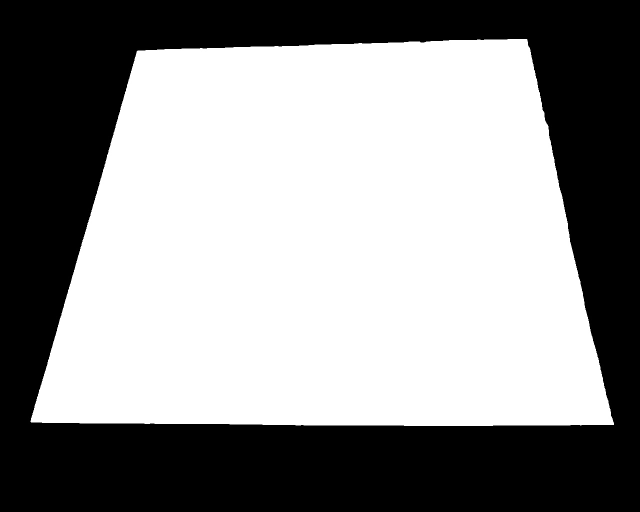
#> input picture tesis/test/01no_fondo.jpg, 1280 x 1024 px, given in place of mt2.jpg, which was not available (shown at 1/2 size)
$ python toma_muestras.py   (older library calls are emulated)
#> lines starting #> are read from the running program, lines starting #| are printed output that depends on the picture; after the words box and inside, x2 and y2 are one past the last pixel; in counts of white or black regions, pixels touching at a corner belong together; pictures that were not available may be replaced by others from this repository, and a replacement may not be noted
# LIBRERIAS
import numpy as np
import cv2
from time import sleep
import picamera
#FUNCIONES PROPIAS
def correccion_luz(img,cl=2.5,lgs=(8,8)) :
    clahe=cv2.createCLAHE(clipLimit=cl,tileGridSize=lgs)
    Ime=cv2.equalizeHist(img)
    Imc=clahe.apply(Ime)
    ker=np.matrix([[0,-1,0],[-1,5,-1],[0,-1,0]])
    Imc=cv2.filter2D(Imc,-1,ker)
    return Imc;
def define_tablero(gray):
    gray=cv2.GaussianBlur(gray,(5,5),0)
    _, bin=cv2.threshold(gray,0,255,cv2.THRESH_BINARY+cv2.THRESH_OTSU)
    M=np.amax(bin)
    bin=cv2.dilate(bin,None)
    bin=M-bin
    bin=cv2.dilate(bin,None)
    bin=cv2.dilate(bin,None)
    bin=cv2.dilate(bin,None)
    bin=cv2.erode(bin,None)
    M=np.amax(bin)
    bin1=M-bin
    return bin1;
def no_fondo(bin1):
    bin,contours,hier=cv2.findContours(bin1.copy(),cv2.RETR_LIST,cv2.CHAIN_APPROX_SIMPLE)
    mask=np.ones(Im.shape[:2],dtype='uint8')*255
    for c in contours:
        if no_vaa(c,300000):
            cv2.drawContours(mask,[c],-1,0,-1)
    Mask=np.amax(mask)- mask
    return Mask
def no_area(bin1,area):
    bin1=np.uint8(bin1)
    bin,contours,hier=cv2.findContours(bin1.copy(),cv2.RETR_LIST,cv2.CHAIN_APPROX_SIMPLE)
    mask=np.ones(bin1.shape[:2],dtype='uint8')*255
    for c in contours:
        if no_vaa(c,area):
            cv2.drawContours(mask,[c],-1,0,-1)
    Mask=np.amax(mask)- mask
    return Mask
def no_va(c):
    ar=cv2.arcLength(c,True)
    app=cv2.approxPolyDP(c,0.02*ar,True)
    return not len(app)==4;

def no_vaa(c,area):
    ar=cv2.contourArea(c)
    chk=(ar<area)
    return not chk;
def blob_coor(bin1):
    bin1=np.uint8(bin1)
    bin,contours,hier=cv2.findContours(bin1,cv2.RETR_LIST,cv2.CHAIN_APPROX_SIMPLE)
    coor=[]
    ra=range(len(contours))
    for i in ra:
        rc=cv2.minAreaRect(contours[i])
        box=cv2.boxPoints(rc)
        pt=getCenter(box)
        coor.append(pt)
    while len(coor)<4:
        pt=(0,0)
        coor.append(pt)
    return coor
def getCenter(box):
    x=int((np.amax(box[:,0])+np.amin(box[:,0]))/2)
    y=int((np.amax(box[:,1])+np.amin(box[:,1]))/2)
    return (x,y)
def ordena(coor):
    ra=range(len(coor))
    for i in ra:
        V=len(coor)-i
        for j in range(1,V):
            da2=coor[j-1]
            da2=da2[0]+da2[1]
            da1=coor[j]
            da1=da1[0]+da1[1]
            if da2>da1:
                ct=coor[j-1]
                coor[j-1]=coor[j]
                coor[j]=ct
    return coor

def perspectiva(Im,coor):
    coor=ordena(coor)
    tl=coor[0]
    tr=coor[1]
    bl=coor[2]
    br=coor[3]
    pts=np.array((tl,tr,br,bl),dtype=np.float32)
    dst=np.array(((0,0),(900,0),(900,900),(0,900)),dtype=np.float32)
    M=cv2.getPerspectiveTransform(pts,dst)
    warp=cv2.warpPerspective(Im,M,(880,900))
    return warp
def anclas_cuad(warp):
    can=cv2.Canny(warp,100,400)
    can3=np.float32(can)
    crn=cv2.cornerHarris(can3,10,5,0.18)
    crn=cv2.dilate(crn,None)
    crn=cv2.dilate(crn,None)
    rn=no_area(crn,70)
    c=rn>0.01*rn.max()
    cv=rn*c
    coor=blob_coor(cv.copy())
    war=warp
    war[rn>0.01*rn.max()]=[255]
    IMG=warp[0:900, 0:900]
    return coor
def encuadre(gray):
    gray=correccion_luz(gray)
    bin1=define_tablero(gray)
    Mask=no_fondo(bin1)
    can3=np.float32(Mask)
    crn=cv2.cornerHarris(can3,10,3,0.18)
    crn=cv2.dilate(crn,None)
    crn=cv2.dilate(crn,None)
    crn=cv2.dilate(crn,None)
    c=crn>0.008*crn.max()
    cv=crn*c
    coor=blob_coor(cv)
    warp=perspectiva(Im,coor)
    (r,c,d)=warp.shape
    MR=cv2.getRotationMatrix2D((c/2,r/2),-90,1)
    warp=cv2.warpAffine(warp,MR,(c,r))
    return warp
def cuad_coord(coor):
    ra=range(len(coor))
    x=[]
    y=[]
    for i in ra:
        d=coor[i]
        x=np.append(x,d[0])
        y=np.append(y,d[1])
    ra=range(len(x))
    for i in ra:
        v=len(x)-i
        for j in range(1,v):
            tmp=x[j-1]
            if tmp>x[j]:
                x[j-1]=x[j]
                x[j]=tmp
    ra=range(len(y))
    for i in ra:
        v=len(y)-i
        for j in range(1,v):
            tmp=y[j-1]
            if tmp>y[j]:
                y[j-1]=y[j]
                y[j]=tmp
    return (x,y)
def seg_coord(x,dif):
    xf=[x[0]]
    ln=len(x)
    k=1;
    for i in range(1,ln):
        l=len(xf)-1
        if np.absolute(x[i-1]-x[i])>dif:
            xf[l]//=k
            xf.append(x[i])
            k=1
        else:
            k=k+1
            xf[l]+=x[i]
    l=len(xf)-1
    xf[l]//=k
    return xf
def print_cuad(xf,yf,im,color=(0,200,0)):
    img=im.copy()
    rx=range(len(xf))
    ry=range(len(yf))
    for i in rx:
        cv2.line(img,(int(xf[i]),int(yf[0])),(int(xf[i]),int(yf[len(yf)-1])),color,2)
    for i in ry:
        cv2.line(img,(int(xf[0]),int(yf[i])),(int(xf[len(xf)-1]),int(yf[i])),color,2)
    cv2.imshow('cuad',img)
    return
def calibracion(Im):
    gray=cv2.cvtColor(Im,cv2.COLOR_BGR2GRAY);
    warp=encuadre(gray)
    coor=anclas_cuad(warp)
    war=warp.copy()
    (x,y)=cuad_coord(coor)
    dif=50
    xf=seg_coord(x,dif)
    dif=50
    yf=seg_coord(y,dif)
    lx=len(xf)
    ly=len(yf)
    print_cuad(xf,yf,war)
    return(war,(xf,yf))

#inicializacion de variables
# acomodacion de camara
#camera.start_preview()
#sleep(1)
#camera.stop_preview()
#<<<<<<<<<<<<<<<<<< inicio calibracion >>>>>>>>>>>>>>>>>
inp='';
while(inp.upper()!='Y'):
    i=1
    name='mt2.jpg'
#    camera.capture(name,0)
    Im= cv2.imread(name)
#> Im is the input picture: shape (1024, 1280, 3); min 0, max 255, mean 143.9
#    cv2.imshow('imagen',Im)
    gray=cv2.cvtColor(Im,cv2.COLOR_BGR2GRAY);
    warp=encuadre(gray)
#> in define_tablero, `_, bin=cv2.threshold(gray,0,255,cv2.THRESH_BINARY+cv2.THRESH_OTSU)`: bin: shape (1024, 1280); 56.3% white; 28 black regions (27 under 20 px), largest, box (x1, y1, x2, y2) and area: (0, 0, 1280, 1024) 572962
#> in define_tablero, `M=np.amax(bin)`: M = 255
#> in define_tablero, `bin=cv2.dilate(bin,None)`: bin: shape (1024, 1280); 56.6% white; 1 black region, box (x1, y1, x2, y2) and area: (0, 0, 1280, 1024) 568733
#> in define_tablero, `bin=cv2.dilate(bin,None)`: bin: shape (1024, 1280); 43.7% white; 1 white region, box (x1, y1, x2, y2) and area: (0, 0, 1280, 1024) 572757
#> in define_tablero, `bin=cv2.dilate(bin,None)`: bin: shape (1024, 1280); 44% white; 1 white region, box (x1, y1, x2, y2) and area: (0, 0, 1280, 1024) 576754
#> in define_tablero, `bin=cv2.dilate(bin,None)`:
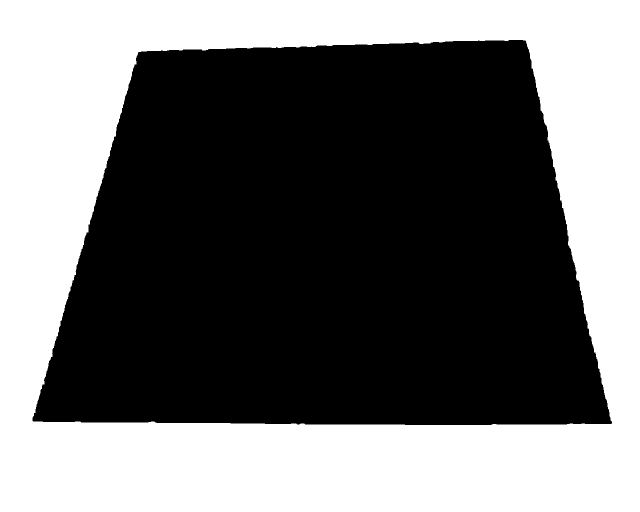
#> bin: shape (1024, 1280) (shown at 1/2 size); 44.3% white; 1 white region, box (x1, y1, x2, y2) and area: (0, 0, 1280, 1024) 580713
#> in define_tablero, `bin=cv2.erode(bin,None)`: bin: shape (1024, 1280); 44% white; 1 white region, box (x1, y1, x2, y2) and area: (0, 0, 1280, 1024) 576775
#> in define_tablero, `bin1=M-bin`: bin1: shape (1024, 1280); 56% white; 1 black region
#> in no_fondo, `bin,contours,hier=cv2.findContours(bin1.copy(),cv2.RETR_LIST,cv2.CHAIN..`: contours = 1 contour; box (x1, y1, x2, y2) and area: (64, 79, 1225, 851) 732200
#> the loop in no_fondo, `for c in contours:` made 1 pass
#> (ar in no_vaa, chk in no_vaa) on pass 1: (732199.5, False)
#> in encuadre, `c=crn>0.008*crn.max()`:
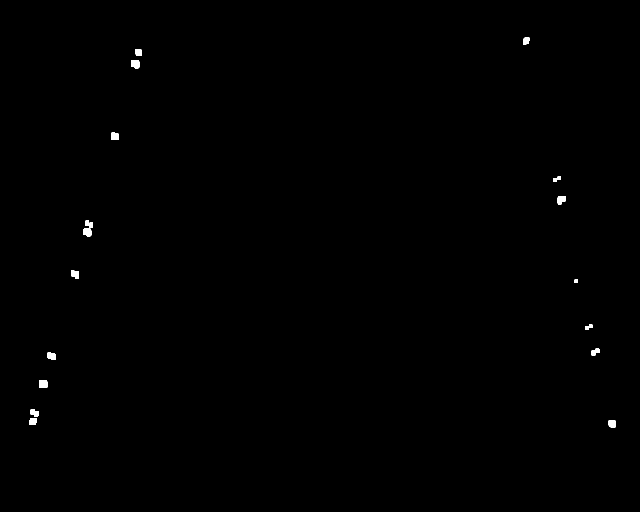
#> c: shape (1024, 1280) bool (shown at 1/2 size); 0.23% white; 19 white regions
#> in blob_coor, `bin,contours,hier=cv2.findContours(bin1,cv2.RETR_LIST,cv2.CHAIN_APPROX..`: contours = 19 contours; largest, box (x1, y1, x2, y2) and area: (262, 120, 279, 137) 218, (79, 760, 95, 776) 212, (166, 457, 183, 473) 208, (222, 265, 238, 280) 190, (142, 541, 158, 558) 188
#> the loop in blob_coor, `for i in ra:` made 19 passes
#> (rc, box, x in getCenter, y in getCenter) on passes 1 to 7: (((1224, 847.5), (13, 14), -90), [[1231, 854], [1217, 854], [1217, 841], [1231, 841]], 1224, 847), (((65.5, 842.5), (13, 13), -90), [[72, 849], [59, 849], [59, 836], [72, 836]], 65, 842), (((68.5, 825.5), (15, 15), -90), [[76, 833], [61, 833], [61, 818], [76, 818]], 68, 825), (((86.5, 767.5), (15, 15), -90), [[94, 775], [79, 775], [79, 760], [94, 760]], 86, 767), (((102.5, 712), (14, 15), -90), [[110, 719], [95, 719], [95, 705], [110, 705]], 102, 712), (((1190.5, 703.5), (13, 15), -90), [[1198, 710], [1183, 710], [1183, 697], [1198, 697]], 1190, 703), (((1173, 655.5), (7, 6), -90), [[1176, 659], [1170, 659], [1170, 652], [1176, 652]], 1173, 655)
#> after the loop in blob_coor, `for i in ra:`: coor = [(1224, 847), (65, 842), (68, 825), (86, 767), (102, 712), (1190, 703), (1173, 655), (1181, 652), (1152, 562), (149, 549), (174, 464), (177, 448), (1122, 400), (1109, 359), (1118, 356), (229, 272), (270, 128), (276, 104), (1052, 81)]
#> the loop in ordena, `for i in ra:` made 19 passes
#> V on passes 1 to 12: 19, 18, 17, 16, 15, 14, 13, 12, 11, 10, 9, 8
#> after the loop in ordena, `for i in ra:`: coor = [(276, 104), (270, 128), (229, 272), (177, 448), (174, 464), (149, 549), (102, 712), (86, 767), (68, 825), (65, 842), (1052, 81), (1109, 359), (1118, 356), (1122, 400), (1152, 562), (1173, 655), (1181, 652), (1190, 703), (1224, 847)]
#> in perspectiva, `tl=coor[0]`: tl = (276, 104)
#> in perspectiva, `tr=coor[1]`: tr = (270, 128)
#> in perspectiva, `bl=coor[2]`: bl = (229, 272)
#> in perspectiva, `br=coor[3]`: br = (177, 448)
#> in perspectiva, `pts=np.array((tl,tr,br,bl),dtype=np.float32)`: pts = [[276, 104], [270, 128], [177, 448], [229, 272]]
#> in perspectiva, `M=cv2.getPerspectiveTransform(pts,dst)`: M = [[11.42, 3.19, -3483.6], [2.43, 0.606, -732.6], [-0.00317, -0.00106, 1]]
#> in perspectiva, `warp=cv2.warpPerspective(Im,M,(880,900))`:
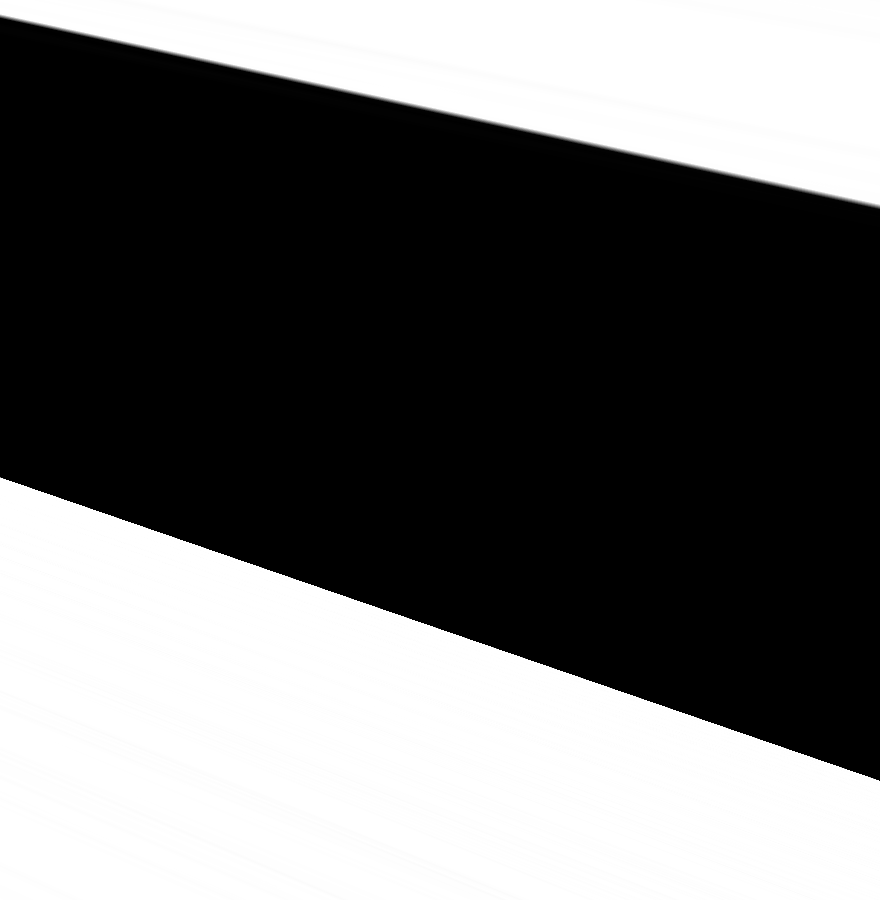
#> warp: shape (900, 880, 3); min 0, max 255, mean 108.2
#> in encuadre, `MR=cv2.getRotationMatrix2D((c/2,r/2),-90,1)`: MR = [[6.12e-17, -1, 890], [1, 6.12e-17, 10]]
    (war,(xf,yf))=calibracion(Im)
#> the loop in no_fondo (call 2), `for c in contours:` made 1 pass
#> the loop in blob_coor (call 2), `for i in ra:` made 19 passes
#> (rc, box, x in getCenter, y in getCenter) on passes 1 to 7: (((1224, 847.5), (13, 14), -90), [[1231, 854], [1217, 854], [1217, 841], [1231, 841]], 1224, 847), (((65.5, 842.5), (13, 13), -90), [[72, 849], [59, 849], [59, 836], [72, 836]], 65, 842), (((68.5, 825.5), (15, 15), -90), [[76, 833], [61, 833], [61, 818], [76, 818]], 68, 825), (((86.5, 767.5), (15, 15), -90), [[94, 775], [79, 775], [79, 760], [94, 760]], 86, 767), (((102.5, 712), (14, 15), -90), [[110, 719], [95, 719], [95, 705], [110, 705]], 102, 712), (((1190.5, 703.5), (13, 15), -90), [[1198, 710], [1183, 710], [1183, 697], [1198, 697]], 1190, 703), (((1173, 655.5), (7, 6), -90), [[1176, 659], [1170, 659], [1170, 652], [1176, 652]], 1173, 655)
#> the loop in ordena (call 2), `for i in ra:` made 19 passes
#> in anclas_cuad, `can=cv2.Canny(warp,100,400)`: can: shape (900, 880); 0.33% white in thin lines or dots
#> in anclas_cuad, `can3=np.float32(can)`: can3: shape (900, 880) float32; 0.33% white in thin lines or dots
#> in no_area, `bin,contours,hier=cv2.findContours(bin1.copy(),cv2.RETR_LIST,cv2.CHAIN..`: contours = 980 contours, 963 with area under 20; largest, box (x1, y1, x2, y2) and area: (0, 5, 419, 896) 15690, (678, 4, 880, 896) 11778, (37, 5, 77, 12) 90, (38, 10, 76, 13) 72, (152, 5, 178, 12) 62
#> the loop in no_area, `for c in contours:` made 980 passes
#> (c, ar in no_vaa) on passes 1 to 3: ([[34, 894], [35, 893], [36, 894], [35, 895]], 2), ([[45, 892], [46, 891], [47, 892], [46, 893]], 2), ([[41, 892], [42, 891], [43, 892], [42, 893]], 2)
#> after the loop in no_area, `for c in contours:`:
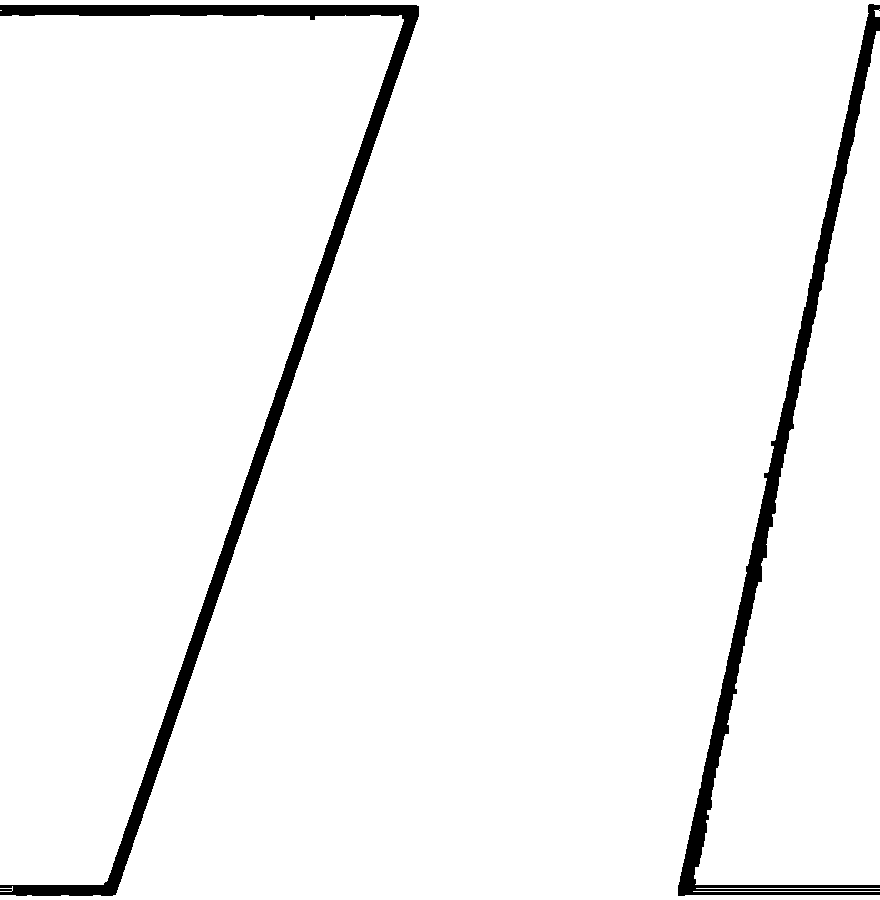
#> mask: shape (900, 880); 96.2% white; 2 black regions, box (x1, y1, x2, y2) and area: (0, 5, 419, 896) 17130, (678, 4, 880, 896) 13269
#> in anclas_cuad, `c=rn>0.01*rn.max()`: c: shape (900, 880) bool; 3.8% white; 2 white regions
#> in blob_coor (call 3), `bin,contours,hier=cv2.findContours(bin1,cv2.RETR_LIST,cv2.CHAIN_APPROX..`: contours = 2 contours; box (x1, y1, x2, y2) and area: (0, 5, 419, 896) 15690, (678, 4, 880, 896) 11778
#> in anclas_cuad, `coor=blob_coor(cv.copy())`: coor = [(209, 450), (778, 449), (0, 0), (0, 0)]
#> in anclas_cuad, `war[rn>0.01*rn.max()]=[255]`: war: shape (900, 880, 3); min 0, max 255, mean 107.5
#> the loop in cuad_coord, `for i in ra:` made 4 passes
#> (x, y) on passes 1, 4: ([209], [450]), ([209, 778, 0, 0], [450, 449, 0, 0])
#> (d, x, y) on passes 2 to 3: ((778, 449), [209, 778], [450, 449]), ((0, 0), [209, 778, 0], [450, 449, 0])
#> the loop in cuad_coord, `for i in ra:` made 4 passes
#> v on passes 1 to 4: 4, 3, 2, 1
#> after the loop in cuad_coord, `for i in ra:`: x = [0, 0, 209, 778]
#> after the loop in cuad_coord, `for i in ra:`: y = [0, 0, 449, 450]
#> in calibracion, `(x,y)=cuad_coord(coor)`: x = [0, 0, 209, 778]; y = [0, 0, 449, 450]
#> in seg_coord, `xf=[x[0]]`: xf = [0]
#> in seg_coord, `ln=len(x)`: ln = 4
#> the loop in seg_coord, `for i in range(1,ln):` made 3 passes
#> after the loop in seg_coord, `for i in range(1,ln):`: xf = [0, 209, 778]
#> in seg_coord, `l=len(xf)-1`: l = 2
#> in calibracion, `xf=seg_coord(x,dif)`: xf = [0, 209, 778]
#> the loop in seg_coord (call 2), `for i in range(1,ln):` made 3 passes
#> in calibracion, `yf=seg_coord(y,dif)`: yf = [0, 449]
#> in calibracion, `lx=len(xf)`: lx = 3
#> in calibracion, `ly=len(yf)`: ly = 2
#> the loop in print_cuad, `for i in rx:` made 3 passes
#> after the loop in print_cuad, `for i in rx:`: img: shape (900, 880, 3); mean B, G, R 106.8, 107.7, 106.8
#> the loop in print_cuad, `for i in ry:` made 2 passes
#> after the loop in print_cuad, `for i in ry:`:
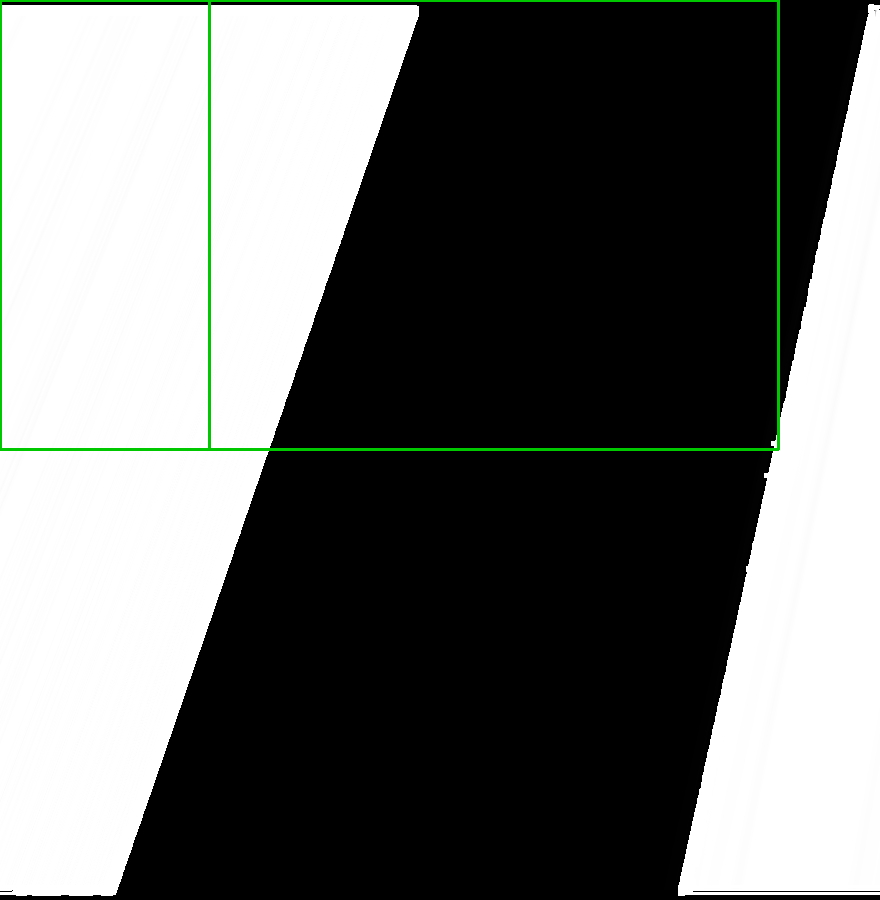
#> img: shape (900, 880, 3); mean B, G, R 106.5, 108.4, 106.5
#> xf = [0, 209, 778]; yf = [0, 449]
    cv2.imshow('CAL',war)
    cv2.waitKey(0);
    print(xf)
#| [0.0, 209.0, 778.0]
    print(yf)
#| [0.0, 449.0]
    inp=input('la cuadricula esta bien ubicada? y/n  ')
#> the answer given: y
    cv2.destroyAllWindows()
#<<<<<<<<<<<<<<<<<< fin calibracion >>>>>>>>>>>>>>>>>

print('/----------------------/')
print(xf)
#| [0.0, 209.0, 778.0]
print(yf)
#| [0.0, 449.0]
print('/----------------------/')

#<<<<<<<<<<<<<<<<<< reconocimiento  >>>>>>>>>>>>>>>>>
# nececesito umbral adaptativo
reina=cv2.imread('imagenes/reina.png',0)
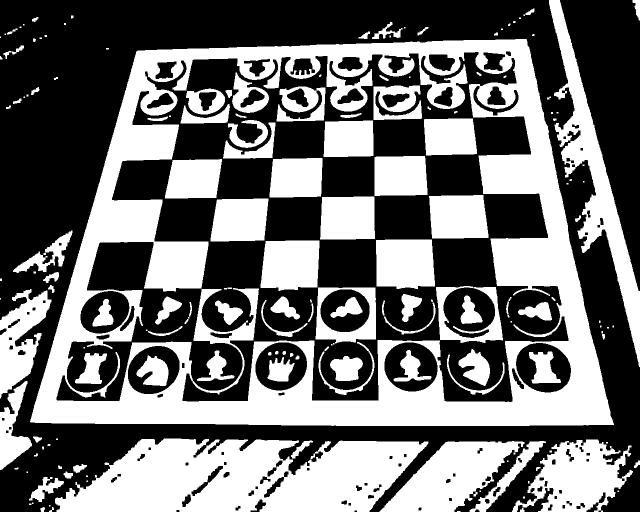
#> input picture tesis/test/02definetablero.jpg, 1280 x 1024 px, given in place of reina.png, which was not available (shown at 1/2 size)
#> reina is the input picture: shape (1024, 1280); min 0, max 255, mean 111.5
inp='';
i=0
while(inp.upper()!='Y'):
    name='rec'+str(i)+'.jpg'
##   camera.capture(name,0)
    Im= cv2.imread(name)
    cv2.imshow('imagen',Im)
    gray=cv2.cvtColor(Im,cv2.COLOR_BGR2GRAY)
    warp=encuadre(gray)
#> in define_tablero (call 3), `_, bin=cv2.threshold(gray,0,255,cv2.THRESH_BINARY+cv2.THRESH_OTSU)`: bin: shape (1024, 1280); 41.5% white; 322 white regions (178 under 20 px), largest, box (x1, y1, x2, y2) and area: (61, 78, 1228, 852) 227723, (110, 877, 857, 1024) 76555, (1099, 0, 1280, 720) 26117
#> in define_tablero (call 3), `bin=cv2.dilate(bin,None)`: bin: shape (1024, 1280); 45.9% white; 177 white regions (37 under 20 px), largest, box (x1, y1, x2, y2) and area: (60, 77, 1229, 853) 278916, (109, 876, 858, 1024) 80612, (1098, 0, 1280, 734) 29190
#> in define_tablero (call 3), `bin=cv2.dilate(bin,None)`: bin: shape (1024, 1280); 58.2% white; 245 black regions (125 under 20 px), largest, box (x1, y1, x2, y2) and area: (61, 78, 1228, 852) 230006, (110, 877, 857, 1024) 76906, (1099, 0, 1280, 733) 26406
#> in define_tablero (call 3), `bin=cv2.dilate(bin,None)`: bin: shape (1024, 1280); 62.1% white; 244 black regions (145 under 20 px), largest, box (x1, y1, x2, y2) and area: (62, 79, 1226, 851) 198102, (112, 878, 856, 1024) 73092, (1100, 0, 1280, 718) 23273
#> in define_tablero (call 3), `bin=cv2.dilate(bin,None)`: bin: shape (1024, 1280); 65.6% white; 173 black regions (69 under 20 px), largest, box (x1, y1, x2, y2) and area: (64, 80, 1224, 850) 175657, (113, 879, 588, 1024) 42935, (522, 884, 854, 1024) 26335
#> in define_tablero (call 3), `bin=cv2.erode(bin,None)`:
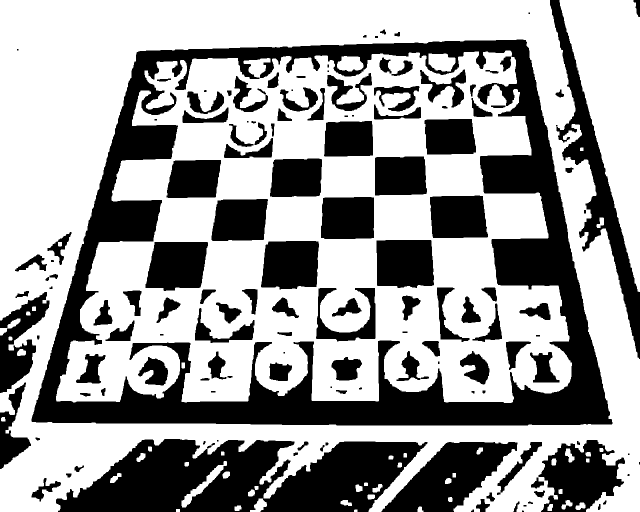
#> bin: shape (1024, 1280) (shown at 1/2 size); 62.4% white; 144 black regions (19 under 20 px)
#> in no_fondo (call 3), `bin,contours,hier=cv2.findContours(bin1.copy(),cv2.RETR_LIST,cv2.CHAIN..`: contours = 187 contours, 32 with area under 20; largest, box (x1, y1, x2, y2) and area: (63, 79, 1225, 851) 732642, (111, 100, 1145, 807) 545966, (112, 878, 855, 1024) 75272, (1100, 0, 1280, 718) 22486, (763, 884, 1035, 1024) 19941
#> in blob_coor (call 4), `bin,contours,hier=cv2.findContours(bin1,cv2.RETR_LIST,cv2.CHAIN_APPROX..`: contours = 9 contours, 3 with area under 20; largest, box (x1, y1, x2, y2) and area: (1211, 824, 1232, 855) 430, (158, 480, 175, 497) 216, (1044, 74, 1059, 89) 172, (58, 836, 73, 850) 168, (264, 116, 279, 130) 109, (270, 100, 281, 111) 98
    grw=cv2.cvtColor(warp,cv2.COLOR_BGR2GRAY)
    #thresh de otsu
    ret,th=cv2.threshold(grw,0,255,cv2.THRESH_BINARY+cv2.THRESH_OTSU)
#> ret = 126
    cv2.imshow('h',th)
    cv2.waitKey(0)
    print_cuad(xf,yf,th,(190))
#> the loop in print_cuad (call 2), `for i in rx:` made 3 passes
#> the loop in print_cuad (call 2), `for i in ry:` made 2 passes
    inp=input('FINALIZAR RECONOCIMIENTO? y/n  ')
#> the answer given: y
    cv2.destroyAllWindows()
    i+=1
cv2.imshow('h',th)
cv2.waitKey(0)
cv2.destroyAllWindows()
